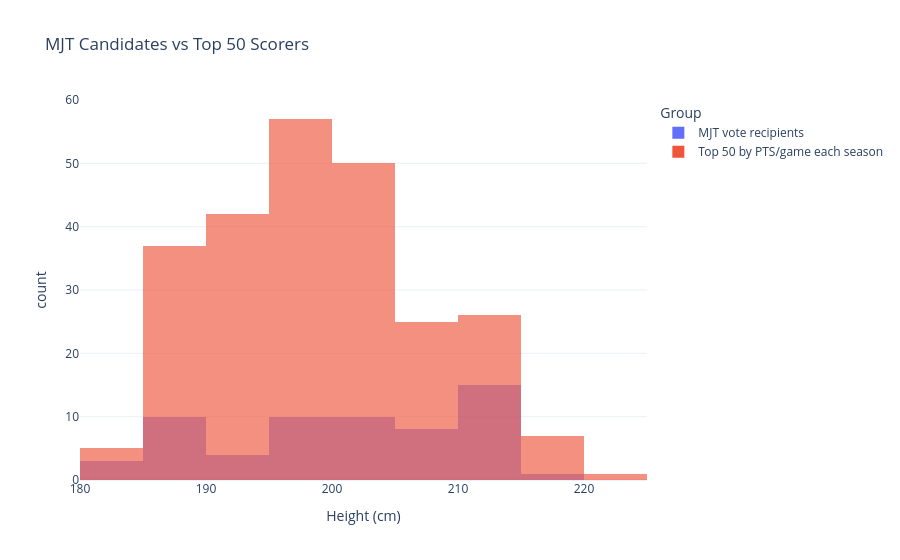

Write notebook code for a chart like this one.
### Code cell
import plotly.express as px

height_plot_data = pd.concat([
    mjt5[["Ht_CM"]].rename(columns={"Ht_CM":"Height_CM"}).assign(Group="MJT vote recipients"),
    top50[["Height_CM"]].assign(Group="Top 50 by PTS/game each season")
], ignore_index=True).dropna(subset=["Height_CM"])

fig_height = px.histogram(
    height_plot_data, x="Height_CM", color="Group", barmode="overlay",
    opacity=0.65, nbins=14,
    labels={"Height_CM":"Height (cm)", "count":"Count", "Group":"Group"},
    title=" MJT Candidates vs Top 50 Scorers"
)
fig_height.update_layout(template="plotly_white", legend_title_text="Group")
fig_height.show()

### Figure 1 — Plotly figure (JSON) as saved in the notebook; plotly's stock layout.template omitted (floating-point values rounded to 4 significant figures; data arrays with more than 128 entries replaced by an {"elided": "..."} marker saying what was removed)
{"data": [{"bingroup": "x", "hovertemplate": "Group=MJT vote recipients<br>Height (cm)=%{x}<br>count=%{y}<extra></extra>", "legendgroup": "MJT vote recipients", "marker": {"color": "#636efa", "opacity": 0.65, "pattern": {"shape": ""}}, "name": "MJT vote recipients", "nbinsx": 14, "orientation": "v", "showlegend": true, "type": "histogram", "x": [210.8, 205.7, 195.6, 203.2, 198.1, 208.3, 182.9, 188.0, 210.8, 203.2, 198.1, 203.2, 210.8, 213.4, 188.0, 210.8, 182.9, 203.2, 188.0, 205.7, 190.5, 215.9, 193.0, 208.3, 195.6, 205.7, 198.1, 210.8, 213.4, 210.8, 195.6, 203.2, 203.2, 188.0, 188.0, 182.9, 198.1, 210.8, 205.7, 213.4, 210.8, 210.8, 203.2, 198.1, 188.0, 208.3, 203.2, 188.0, 198.1, 190.5, 188.0, 188.0, 210.8, 198.1, 203.2, 210.8, 188.0, 203.2, 193.0, 208.3, 210.8], "xaxis": "x", "yaxis": "y"}, {"bingroup": "x", "hovertemplate": "Group=Top 50 by PTS/game each season<br>Height (cm)=%{x}<br>count=%{y}<extra></extra>", "legendgroup": "Top 50 by PTS/game each season", "marker": {"color": "#EF553B", "opacity": 0.65, "pattern": {"shape": ""}}, "name": "Top 50 by PTS/game each season", "nbinsx": 14, "orientation": "v", "showlegend": true, "type": "histogram", "x": {"elided": "250 float values"}, "xaxis": "x", "yaxis": "y"}], "layout": {"barmode": "overlay", "legend": {"title": {"text": "Group"}, "tracegroupgap": 0}, "title": {"text": " MJT Candidates vs Top 50 Scorers"}, "xaxis": {"anchor": "y", "domain": [0.0, 1.0], "title": {"text": "Height (cm)"}}, "yaxis": {"anchor": "x", "domain": [0.0, 1.0], "title": {"text": "count"}}}}
